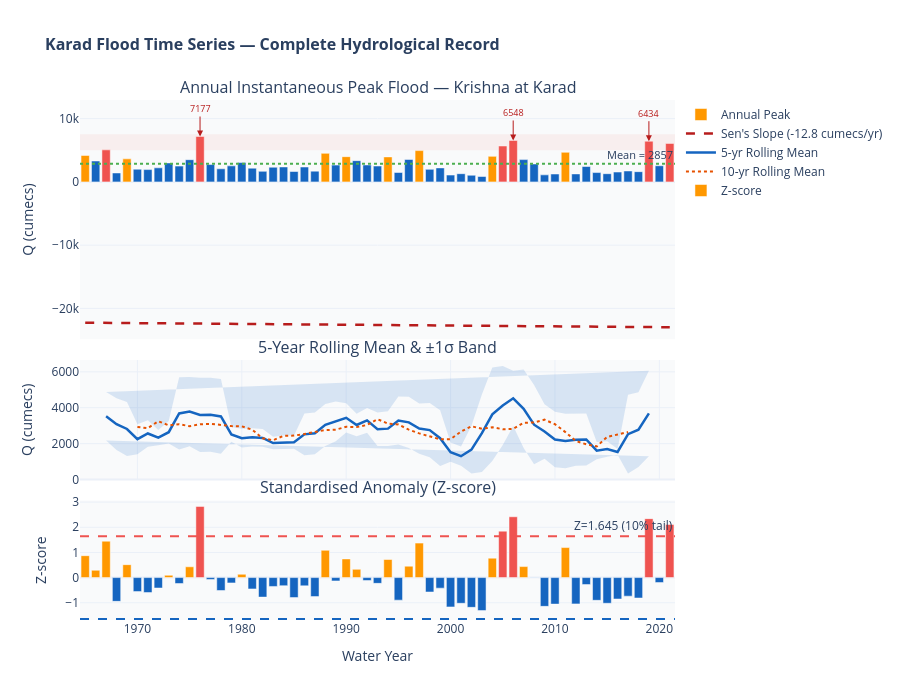

Notebook cell for this chart:
### Markdown cell above
### 📈 P1 — Interactive Time Series with Trend, Anomaly & Rolling Stats

### Code cell
fig = make_subplots(
    rows=3, cols=1, shared_xaxes=True,
    row_heights=[0.50, 0.25, 0.25],
    vertical_spacing=0.04,
    subplot_titles=[
        "Annual Instantaneous Peak Flood — Krishna at Karad",
        "5-Year Rolling Mean & ±1σ Band",
        "Standardised Anomaly (Z-score)",
    ]
)

# ── Row 1: Bar + trend + change-point ─────────────────────────────────────
colors_bar = ["#EF5350" if q > np.percentile(Q,90) else
              "#FF9800" if q > np.percentile(Q,75) else "#1565C0"
              for q in Q]

fig.add_trace(go.Bar(
    x=years, y=Q, name="Annual Peak", marker_color=colors_bar,
    hovertemplate="<b>%{x}</b><br>Q = %{y:.0f} cumecs<extra></extra>",
), row=1, col=1)

fig.add_trace(go.Scatter(
    x=years, y=TREND_LINE, name=f"Sen's Slope ({SENS_SLOPE:.1f} cumecs/yr)",
    line=dict(color="#B71C1C", width=2.5, dash="dash"),
    hovertemplate="Trend: %{y:.0f}<extra></extra>",
), row=1, col=1)

fig.add_hline(y=Q.mean(), line_color="#4CAF50", line_dash="dot",
              annotation_text=f"Mean = {Q.mean():.0f}", row=1, col=1,
              annotation_font_size=11)

fig.add_hrect(y0=np.percentile(Q,90), y1=Q.max()*1.05,
              fillcolor="rgba(239,83,80,0.07)", line_width=0, row=1, col=1)

# Annotate extremes
for yr, qv in zip(years, Q):
    if qv >= np.percentile(Q,95):
        fig.add_annotation(x=yr, y=qv, text=f"{qv:.0f}", showarrow=True,
                           arrowhead=2, arrowsize=1.2, arrowcolor="#B71C1C",
                           font=dict(size=9, color="#B71C1C"),
                           ay=-28, ax=0, row=1, col=1)

# ── Row 2: Rolling statistics ──────────────────────────────────────────────
roll_df = pd.Series(Q, index=years)
r5_mean = roll_df.rolling(5, center=True).mean()
r5_std  = roll_df.rolling(5, center=True).std()

fig.add_trace(go.Scatter(
    x=list(years)+list(years[::-1]),
    y=list(r5_mean+r5_std)+list((r5_mean-r5_std)[::-1]),
    fill="toself", fillcolor="rgba(21,101,192,0.15)",
    line=dict(color="rgba(0,0,0,0)"), name="5-yr ±1σ", showlegend=False,
), row=2, col=1)
fig.add_trace(go.Scatter(
    x=years, y=r5_mean, name="5-yr Rolling Mean",
    line=dict(color="#1565C0", width=2.5),
    hovertemplate="%{y:.0f}<extra>5-yr mean</extra>",
), row=2, col=1)
fig.add_trace(go.Scatter(
    x=years, y=roll_df.rolling(10,center=True).mean(),
    name="10-yr Rolling Mean", line=dict(color="#E65100", width=2, dash="dot"),
    hovertemplate="%{y:.0f}<extra>10-yr mean</extra>",
), row=2, col=1)

# ── Row 3: Z-score anomaly ─────────────────────────────────────────────────
Z = (Q - Q.mean()) / Q.std(ddof=1)
colors_z = ["#EF5350" if z > 1.5 else "#FF9800" if z > 0 else "#1565C0" for z in Z]
fig.add_trace(go.Bar(
    x=years, y=Z, name="Z-score", marker_color=colors_z,
    hovertemplate="Z = %{y:.2f}<extra></extra>",
), row=3, col=1)
fig.add_hline(y=1.645, line_color="#EF5350", line_dash="dash",
              annotation_text="Z=1.645 (10% tail)", row=3, col=1)
fig.add_hline(y=-1.645, line_color="#1565C0", line_dash="dash", row=3, col=1)

fig.update_layout(
    height=700, title_text="<b>Karad Flood Time Series — Complete Hydrological Record</b>",
    title_font_size=16, hovermode="x unified", showlegend=True,
    legend=dict(x=1.01, y=1),
    plot_bgcolor="rgba(248,249,250,0.8)",
)
fig.update_yaxes(title_text="Q (cumecs)", row=1, col=1)
fig.update_yaxes(title_text="Q (cumecs)", row=2, col=1)
fig.update_yaxes(title_text="Z-score",   row=3, col=1)
fig.update_xaxes(title_text="Water Year", row=3, col=1)
fig.show()

### Figure 1 — Plotly figure (JSON) as saved in the notebook; plotly's stock layout.template omitted (floating-point values rounded to 4 significant figures)
{"data": [{"hovertemplate": "<b>%{x}</b><br>Q = %{y:.0f} cumecs<extra></extra>", "marker": {"color": ["#FF9800", "#1565C0", "#EF5350", "#1565C0", "#FF9800", "#1565C0", "#1565C0", "#1565C0", "#1565C0", "#1565C0", "#1565C0", "#EF5350", "#1565C0", "#1565C0", "#1565C0", "#1565C0", "#1565C0", "#1565C0", "#1565C0", "#1565C0", "#1565C0", "#1565C0", "#1565C0", "#FF9800", "#1565C0", "#FF9800", "#1565C0", "#1565C0", "#1565C0", "#FF9800", "#1565C0", "#1565C0", "#FF9800", "#1565C0", "#1565C0", "#1565C0", "#1565C0", "#1565C0", "#1565C0", "#FF9800", "#EF5350", "#EF5350", "#1565C0", "#1565C0", "#1565C0", "#1565C0", "#FF9800", "#1565C0", "#1565C0", "#1565C0", "#1565C0", "#1565C0", "#1565C0", "#1565C0", "#EF5350", "#1565C0", "#EF5350"]}, "name": "Annual Peak", "type": "bar", "x": [1965, 1966, 1967, 1968, 1969, 1970, 1971, 1972, 1973, 1974, 1975, 1976, 1977, 1978, 1979, 1980, 1981, 1982, 1983, 1984, 1985, 1986, 1987, 1988, 1989, 1990, 1991, 1992, 1993, 1994, 1995, 1996, 1997, 1998, 1999, 2000, 2001, 2002, 2003, 2004, 2005, 2006, 2007, 2008, 2009, 2010, 2011, 2012, 2013, 2014, 2015, 2016, 2017, 2018, 2019, 2020, 2021], "xaxis": "x", "y": [4186.0, 3302.0, 5067.0, 1414.0, 3641.0, 2006.0, 1947.0, 2224.0, 2999.0, 2496.0, 3512.0, 7177.0, 2743.0, 2072.0, 2534.0, 3059.0, 2169.0, 1672.0, 2320.0, 2364.0, 1644.0, 2355.0, 1702.0, 4513.0, 2654.0, 3989.0, 3357.0, 2677.0, 2507.0, 3955.0, 1488.0, 3549.0, 4948.0, 1982.0, 2216.0, 1077.0, 1297.0, 1052.0, 855.0, 4036.0, 5675.0, 6548.0, 3524.0, 2840.0, 1112.0, 1248.0, 4678.0, 1262.0, 2432.0, 1479.0, 1298.0, 1558.0, 1730.0, 1617.0, 6434.0, 2553.0, 6080.0], "yaxis": "y"}, {"hovertemplate": "Trend: %{y:.0f}<extra></extra>", "line": {"color": "#B71C1C", "dash": "dash", "width": 2.5}, "name": "Sen's Slope (-12.8 cumecs/yr)", "type": "scatter", "x": [1965, 1966, 1967, 1968, 1969, 1970, 1971, 1972, 1973, 1974, 1975, 1976, 1977, 1978, 1979, 1980, 1981, 1982, 1983, 1984, 1985, 1986, 1987, 1988, 1989, 1990, 1991, 1992, 1993, 1994, 1995, 1996, 1997, 1998, 1999, 2000, 2001, 2002, 2003, 2004, 2005, 2006, 2007, 2008, 2009, 2010, 2011, 2012, 2013, 2014, 2015, 2016, 2017, 2018, 2019, 2020, 2021], "xaxis": "x", "y": [-22260.0, -22270.0, -22280.0, -22300.0, -22310.0, -22320.0, -22330.0, -22350.0, -22360.0, -22370.0, -22390.0, -22400.0, -22410.0, -22420.0, -22440.0, -22450.0, -22460.0, -22480.0, -22490.0, -22500.0, -22510.0, -22530.0, -22540.0, -22550.0, -22560.0, -22580.0, -22590.0, -22600.0, -22620.0, -22630.0, -22640.0, -22650.0, -22670.0, -22680.0, -22690.0, -22710.0, -22720.0, -22730.0, -22740.0, -22760.0, -22770.0, -22780.0, -22790.0, -22810.0, -22820.0, -22830.0, -22850.0, -22860.0, -22870.0, -22880.0, -22900.0, -22910.0, -22920.0, -22940.0, -22950.0, -22960.0, -22970.0], "yaxis": "y"}, {"fill": "toself", "fillcolor": "rgba(21,101,192,0.15)", "line": {"color": "rgba(0,0,0,0)"}, "name": "5-yr ±1σ", "showlegend": false, "type": "scatter", "x": [1965, 1966, 1967, 1968, 1969, 1970, 1971, 1972, 1973, 1974, 1975, 1976, 1977, 1978, 1979, 1980, 1981, 1982, 1983, 1984, 1985, 1986, 1987, 1988, 1989, 1990, 1991, 1992, 1993, 1994, 1995, 1996, 1997, 1998, 1999, 2000, 2001, 2002, 2003, 2004, 2005, 2006, 2007, 2008, 2009, 2010, 2011, 2012, 2013, 2014, 2015, 2016, 2017, 2018, 2019, 2020, 2021, 2021, 2020, 2019, 2018, 2017, 2016, 2015, 2014, 2013, 2012, 2011, 2010, 2009, 2008, 2007, 2006, 2005, 2004, 2003, 2002, 2001, 2000, 1999, 1998, 1997, 1996, 1995, 1994, 1993, 1992, 1991, 1990, 1989, 1988, 1987, 1986, 1985, 1984, 1983, 1982, 1981, 1980, 1979, 1978, 1977, 1976, 1975, 1974, 1973, 1972, 1971, 1970, 1969, 1968, 1967, 1966, 1965], "xaxis": "x2", "y": [null, null, 4876.0, 4521.0, 4325.0, 3081.0, 3298.0, 2764.0, 3261.0, 5697.0, 5718.0, 5667.0, 5670.0, 5594.0, 2923.0, 2824.0, 2858.0, 2814.0, 2385.0, 2449.0, 2447.0, 3684.0, 3740.0, 4213.0, 4350.0, 4253.0, 3662.0, 3991.0, 3728.0, 3798.0, 4623.0, 4613.0, 4242.0, 4266.0, 3855.0, 2064.0, 1835.0, 2999.0, 4743.0, 6241.0, 6326.0, 6065.0, 6130.0, 5263.0, 4200.0, 3770.0, 3659.0, 3677.0, 3679.0, 2084.0, 2137.0, 1698.0, 4717.0, 4861.0, 6064.0, null, null, null, null, 1302.0, 695.6, 337.8, 1375.0, 1261.0, 1128.0, 780.4, 762.2, 634.0, 685.6, 1161.0, 846.0, 1749.0, 2984.0, 1929.0, 1025.0, 423.4, 327.9, 763.6, 985.6, 753.1, 1242.0, 1431.0, 1756.0, 1955.0, 1872.0, 1866.0, 2603.0, 2411.0, 2623.0, 2136.0, 1872.0, 1407.0, 1347.0, 1707.0, 1693.0, 1683.0, 1819.0, 1843.0, 1778.0, 2108.0, 1440.0, 1546.0, 1533.0, 1852.0, 1666.0, 2010.0, 1905.0, 1829.0, 1412.0, 1305.0, 1651.0, 2168.0, null, null], "yaxis": "y2"}, {"hovertemplate": "%{y:.0f}<extra>5-yr mean</extra>", "line": {"color": "#1565C0", "width": 2.5}, "name": "5-yr Rolling Mean", "type": "scatter", "x": [1965, 1966, 1967, 1968, 1969, 1970, 1971, 1972, 1973, 1974, 1975, 1976, 1977, 1978, 1979, 1980, 1981, 1982, 1983, 1984, 1985, 1986, 1987, 1988, 1989, 1990, 1991, 1992, 1993, 1994, 1995, 1996, 1997, 1998, 1999, 2000, 2001, 2002, 2003, 2004, 2005, 2006, 2007, 2008, 2009, 2010, 2011, 2012, 2013, 2014, 2015, 2016, 2017, 2018, 2019, 2020, 2021], "xaxis": "x2", "y": [NaN, NaN, 3522.0, 3086.0, 2815.0, 2246.0, 2563.0, 2334.0, 2636.0, 3682.0, 3785.0, 3600.0, 3608.0, 3517.0, 2515.0, 2301.0, 2351.0, 2317.0, 2034.0, 2071.0, 2077.0, 2516.0, 2574.0, 3043.0, 3243.0, 3438.0, 3037.0, 3297.0, 2797.0, 2835.0, 3289.0, 3184.0, 2837.0, 2754.0, 2304.0, 1525.0, 1299.0, 1663.0, 2583.0, 3633.0, 4128.0, 4525.0, 3940.0, 3054.0, 2680.0, 2228.0, 2146.0, 2220.0, 2230.0, 1606.0, 1699.0, 1536.0, 2527.0, 2778.0, 3683.0, NaN, NaN], "yaxis": "y2"}, {"hovertemplate": "%{y:.0f}<extra>10-yr mean</extra>", "line": {"color": "#E65100", "dash": "dot", "width": 2}, "name": "10-yr Rolling Mean", "type": "scatter", "x": [1965, 1966, 1967, 1968, 1969, 1970, 1971, 1972, 1973, 1974, 1975, 1976, 1977, 1978, 1979, 1980, 1981, 1982, 1983, 1984, 1985, 1986, 1987, 1988, 1989, 1990, 1991, 1992, 1993, 1994, 1995, 1996, 1997, 1998, 1999, 2000, 2001, 2002, 2003, 2004, 2005, 2006, 2007, 2008, 2009, 2010, 2011, 2012, 2013, 2014, 2015, 2016, 2017, 2018, 2019, 2020, 2021], "xaxis": "x2", "y": [NaN, NaN, NaN, NaN, NaN, 2928.0, 2861.0, 3248.0, 3016.0, 3082.0, 2971.0, 3076.0, 3098.0, 3043.0, 2975.0, 2962.0, 2775.0, 2293.0, 2189.0, 2433.0, 2445.0, 2538.0, 2657.0, 2758.0, 2776.0, 2935.0, 2920.0, 3039.0, 3364.0, 3111.0, 3067.0, 2776.0, 2570.0, 2407.0, 2242.0, 2250.0, 2669.0, 2969.0, 2826.0, 2912.0, 2802.0, 2819.0, 3157.0, 3178.0, 3336.0, 3080.0, 2642.0, 2143.0, 1964.0, 1841.0, 2374.0, 2504.0, 2644.0, NaN, NaN, NaN, NaN], "yaxis": "y2"}, {"hovertemplate": "Z = %{y:.2f}<extra></extra>", "marker": {"color": ["#FF9800", "#FF9800", "#FF9800", "#1565C0", "#FF9800", "#1565C0", "#1565C0", "#1565C0", "#FF9800", "#1565C0", "#FF9800", "#EF5350", "#1565C0", "#1565C0", "#1565C0", "#FF9800", "#1565C0", "#1565C0", "#1565C0", "#1565C0", "#1565C0", "#1565C0", "#1565C0", "#FF9800", "#1565C0", "#FF9800", "#FF9800", "#1565C0", "#1565C0", "#FF9800", "#1565C0", "#FF9800", "#FF9800", "#1565C0", "#1565C0", "#1565C0", "#1565C0", "#1565C0", "#1565C0", "#FF9800", "#EF5350", "#EF5350", "#FF9800", "#1565C0", "#1565C0", "#1565C0", "#FF9800", "#1565C0", "#1565C0", "#1565C0", "#1565C0", "#1565C0", "#1565C0", "#1565C0", "#EF5350", "#1565C0", "#EF5350"]}, "name": "Z-score", "type": "bar", "x": [1965, 1966, 1967, 1968, 1969, 1970, 1971, 1972, 1973, 1974, 1975, 1976, 1977, 1978, 1979, 1980, 1981, 1982, 1983, 1984, 1985, 1986, 1987, 1988, 1989, 1990, 1991, 1992, 1993, 1994, 1995, 1996, 1997, 1998, 1999, 2000, 2001, 2002, 2003, 2004, 2005, 2006, 2007, 2008, 2009, 2010, 2011, 2012, 2013, 2014, 2015, 2016, 2017, 2018, 2019, 2020, 2021], "xaxis": "x3", "y": [0.8705, 0.2917, 1.447, -0.9446, 0.5137, -0.557, -0.5956, -0.4142, 0.09326, -0.2361, 0.4292, 2.829, -0.07437, -0.5138, -0.2112, 0.1325, -0.4502, -0.7757, -0.3514, -0.3226, -0.794, -0.3284, -0.756, 1.085, -0.1327, 0.7415, 0.3277, -0.1176, -0.2289, 0.7193, -0.8962, 0.4534, 1.37, -0.5727, -0.4195, -1.165, -1.021, -1.182, -1.311, 0.7723, 1.846, 2.417, 0.437, -0.01086, -1.142, -1.053, 1.193, -1.044, -0.278, -0.9021, -1.021, -0.8503, -0.7377, -0.8117, 2.343, -0.1988, 2.111], "yaxis": "y3"}], "layout": {"annotations": [{"font": {"size": 16}, "showarrow": false, "text": "Annual Instantaneous Peak Flood — Krishna at Karad", "x": 0.5, "xanchor": "center", "xref": "paper", "y": 1.0, "yanchor": "bottom", "yref": "paper"}, {"font": {"size": 16}, "showarrow": false, "text": "5-Year Rolling Mean & ±1σ Band", "x": 0.5, "xanchor": "center", "xref": "paper", "y": 0.5, "yanchor": "bottom", "yref": "paper"}, {"font": {"size": 16}, "showarrow": false, "text": "Standardised Anomaly (Z-score)", "x": 0.5, "xanchor": "center", "xref": "paper", "y": 0.23, "yanchor": "bottom", "yref": "paper"}, {"font": {"size": 11}, "showarrow": false, "text": "Mean = 2857", "x": 1, "xanchor": "right", "xref": "x domain", "y": 2857.0, "yanchor": "bottom", "yref": "y"}, {"arrowcolor": "#B71C1C", "arrowhead": 2, "arrowsize": 1.2, "ax": 0, "ay": -28, "font": {"color": "#B71C1C", "size": 9}, "showarrow": true, "text": "7177", "x": 1976, "xref": "x", "y": 7177.0, "yref": "y"}, {"arrowcolor": "#B71C1C", "arrowhead": 2, "arrowsize": 1.2, "ax": 0, "ay": -28, "font": {"color": "#B71C1C", "size": 9}, "showarrow": true, "text": "6548", "x": 2006, "xref": "x", "y": 6548.0, "yref": "y"}, {"arrowcolor": "#B71C1C", "arrowhead": 2, "arrowsize": 1.2, "ax": 0, "ay": -28, "font": {"color": "#B71C1C", "size": 9}, "showarrow": true, "text": "6434", "x": 2019, "xref": "x", "y": 6434.0, "yref": "y"}, {"showarrow": false, "text": "Z=1.645 (10% tail)", "x": 1, "xanchor": "right", "xref": "x3 domain", "y": 1.645, "yanchor": "bottom", "yref": "y3"}], "height": 700, "hovermode": "x unified", "legend": {"x": 1.01, "y": 1}, "plot_bgcolor": "rgba(248,249,250,0.8)", "shapes": [{"line": {"color": "#4CAF50", "dash": "dot"}, "type": "line", "x0": 0, "x1": 1, "xref": "x domain", "y0": 2857.0, "y1": 2857.0, "yref": "y"}, {"fillcolor": "rgba(239,83,80,0.07)", "line": {"width": 0}, "type": "rect", "x0": 0, "x1": 1, "xref": "x domain", "y0": 4996.0, "y1": 7536.0, "yref": "y"}, {"line": {"color": "#EF5350", "dash": "dash"}, "type": "line", "x0": 0, "x1": 1, "xref": "x3 domain", "y0": 1.645, "y1": 1.645, "yref": "y3"}, {"line": {"color": "#1565C0", "dash": "dash"}, "type": "line", "x0": 0, "x1": 1, "xref": "x3 domain", "y0": -1.645, "y1": -1.645, "yref": "y3"}], "showlegend": true, "title": {"font": {"size": 16}, "text": "<b>Karad Flood Time Series — Complete Hydrological Record</b>"}, "xaxis": {"anchor": "y", "domain": [0.0, 1.0], "matches": "x3", "showticklabels": false}, "xaxis2": {"anchor": "y2", "domain": [0.0, 1.0], "matches": "x3", "showticklabels": false}, "xaxis3": {"anchor": "y3", "domain": [0.0, 1.0], "title": {"text": "Water Year"}}, "yaxis": {"anchor": "x", "domain": [0.54, 1.0], "title": {"text": "Q (cumecs)"}}, "yaxis2": {"anchor": "x2", "domain": [0.27, 0.5], "title": {"text": "Q (cumecs)"}}, "yaxis3": {"anchor": "x3", "domain": [0.0, 0.23], "title": {"text": "Z-score"}}}}
